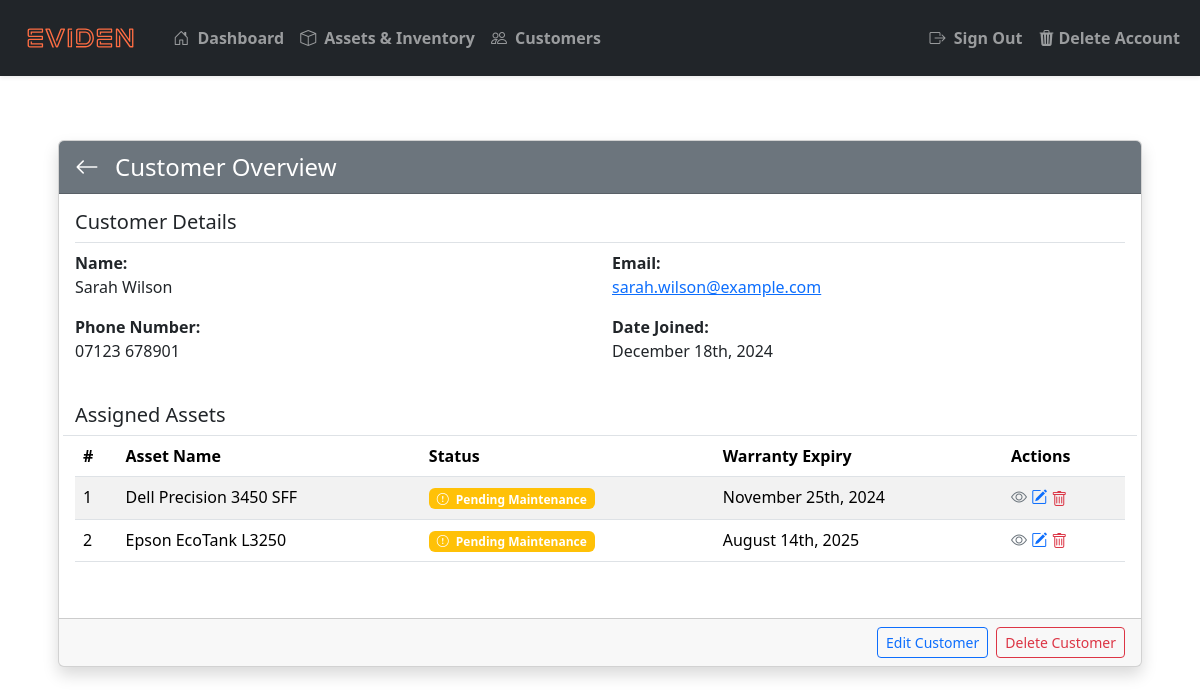
The app's page /customers/6/ (signed in) with its own data.
### inventory/models.py (models this page shows, shortened)
class Customer(models.Model):
    name = models.CharField(
        max_length=200,
        null=True,
        validators=[
            RegexValidator(
                regex=r'^(?=.*[a-zA-Z])(?=.*[a-zA-Z0-9]).+$',
                message="Name must contain at least one letter and cannot consist solely of special characters or numbers."
            )
        ]
    )
    phone_number = models.CharField(
        max_length=20,
        null=True,
        blank=True,  # Allows empty input in forms
        validators=[
            RegexValidator(
                regex=r'^\+?(\(\d{1,4}\)|\d{1,4})?[\s\-]?\d{1,4}[\s\-]?\d{1,4}[\s\-]?\d{1,4}$',
                message="Phone number must start with an optional '+' followed by digits, with optional spaces, parentheses, or hyphens."
            )
        ]
    )
    email = models.CharField(
        max_length=200,
        unique=True,  # Ensures email uniqueness
        null=True,
        validators=[
            EmailValidator(message="Enter a valid email address.")
        ]
    )
    date_joined = models.DateTimeField(auto_now_add=True)

class Asset(models.Model):
    class StatusChoices(models.TextChoices):
        ACTIVE = 'Active', 'Active'
        PENDING_MAINTENANCE = 'Pending Maintenance', 'Pending Maintenance'
        DECOMMISSIONED = 'Decommissioned', 'Decommissioned'
    name = models.CharField(
        max_length=200,
        null=True,
        validators=[
            RegexValidator(
                regex=r'^(?=.*[a-zA-Z])(?=.*[a-zA-Z0-9]).+$',
                message="Asset name must contain at least one letter and cannot consist solely of special characters or numbers."
            )
        ]
    )
    assigned_to = models.ForeignKey(Customer, on_delete=models.SET_NULL, null=True, blank=True, related_name="assignment")
    warranty_expiry = models.DateField(null=True, blank=True)
    status = models.CharField(
        max_length=20,
        choices=StatusChoices.choices,
        default=StatusChoices.ACTIVE,
        null=False
    )
    description = models.CharField(
        max_length=450,
        null=True,
        blank=True,
        validators=[
            MinLengthValidator(10, message="Description must be at least 10 characters, or left empty.")
        ]
    )
    date_assigned = models.DateTimeField(auto_now_add=True)
    last_updated = models.DateTimeField(auto_now=True)  # Automatically updated when the asset is saved

### inventory/views/customer_views.py (the view)
# urls.py: path('customers/<int:customer_id>/', customer_views.view_customer, name='view-customer'),
@login_required(login_url='login')
def view_customer(request, customer_id):
    customer = get_object_or_404(Customer, id=customer_id)
    assigned_assets = Asset.objects.filter(assigned_to=customer)
    form = CustomerForm(instance=customer)
    return render(request, 'inventory/customer/view-customer.html', {
        'customer': customer,
        'form': form,
        'assigned_assets': assigned_assets,  # Pass the assigned assets to the template
    })

### inventory/templates/inventory/customer/view-customer.html (shortened to what this page needs)
{% extends "inventory/base.html" %}
{% block content %}
<div class="container mt-5">
    <div class="card shadow">
        <div class="card-header bg-secondary text-white d-flex align-items-center">
            <a class="text-white me-3"href="{% if request.GET.next %}{{ request.GET.next }}{% else %}{% url 'view-customers' %}{% endif %}" style="font-size: 1.5rem; font-weight: bold;">
                <i class="bi bi-arrow-left"></i>
            </a>
            <h4 class="mb-0">Customer Overview</h4>
        </div>
        <div class="card-body">
            <div class="row mb-4">
                <div class="col-12">
                    <h5 class="border-bottom pb-2">Customer Details</h5>
                </div>
                <div class="col-md-6">
                    <strong>Name:</strong>
                    <p>{{ customer.name }}</p>
                </div>
                <div class="col-md-6">
                    <strong>Email:</strong>
                    <p>
                        <a href="mailto:{{ customer.email }}">{{ customer.email }}</a>
                    </p>
                </div>
                <div class="col-md-6">
                    <strong>Phone Number:</strong>
                    <p>{{ customer.phone_number|default:"No phone number provided" }}</p>
                </div>
                <div class="col-md-6">
                    <strong>Date Joined:</strong>
                    <p>{{ customer.date_joined|date:"F jS, Y" }}</p>
                </div>
            </div>
            <div class="row mb-4">
                <div class="col-12 d-flex justify-content-between align-items-center border-bottom">
                    <h5 class="pb-2 mb-0">Assigned Assets</h5>
                </div>
                {% if customer.assignment.exists %}
                <div class="col-12 table-responsive">
                    <table class="table table-striped">
                        <thead>
                            <tr>
                                <th>#</th>
                                <th>Asset Name</th>
                                <th>Status</th>
                                <th>Warranty Expiry</th>
                                <th>Actions</th>
                            </tr>
                        </thead>
                        <tbody>
                            {% for asset in customer.assignment.all %}
                            <tr>
                                <td>{{ forloop.counter }}</td>
                                <td>{{ asset.name }}</td>
                                <td>
                                    <span class="badge {% if asset.status == 'Active' %}bg-success{% elif asset.status == 'Pending Maintenance' %}bg-warning{% else %}bg-danger{% endif %}">
                                        <i class="pe-1 bi {% if asset.status == 'Active' %}bi-check-circle{% elif asset.status == 'Pending Maintenance' %}bi-exclamation-circle{% else %}bi-x-circle{% endif %}"></i>
                                        {{ asset.status }}
                                    </span>
                                </td>
                                <td>
                                    {% if asset.warranty_expiry %}
                                    {{ asset.warranty_expiry|date:"F jS, Y" }}
                                    {% else %}
                                    <span class="text-muted">No warranty information</span>
                                    {% endif %}
                                </td>
                                <td>
                                    <a href="{% url 'view-asset' asset.id %}?next={{ request.path }}"><i class="bi bi-eye text-secondary" style="cursor: pointer;"></i></a>
                                    <a href="{% url 'update-asset' asset.id %}?next={{ request.path }}"><i class="bi bi-pencil-square text-primary" style="cursor: pointer;"></i></a>
                                    {% if user.is_staff %}
                                    <form method="POST" action="{% url 'delete-asset' asset.id %}?next={{ request.path }}" onsubmit="showConfirmation(event)" style="display: inline;">
                                        <button type="submit" class="btn btn-link p-0 m-0 text-danger border-0">
                                            <i class="bi bi-trash"></i>
                                        </button>
                                    </form>
                                    {% endif %}
                                </td>
                            </tr>
                            {% endfor %}
                        </tbody>
                    </table>
                </div>
                {% else %}
                <div class="col-12">
                    <p class="ps-1 text-muted">No assets assigned to this customer.</p>
                </div>
                {% endif %}
            </div>
        </div>
        <div class="card-footer d-flex justify-content-end gap-2">
            <a href="{% url 'update-customer' customer.id %}" class="btn btn-outline-primary btn-sm">Edit Customer</a>
            {% if user.is_staff %}
            <form method="POST" action="{% url 'delete-customer' customer.id %}" onsubmit="showConfirmation(event)">
                <button type="submit" class="btn btn-outline-danger btn-sm">Delete Customer</button>
            </form>
            {% endif %}
        </div>
    </div>
</div>
{% endblock %}

### static/css/styles.css (style rules this page uses)
:root { --brand-color: #FF6D43; }

### records on screen
Customer: name "Sarah Wilson", email "sarah.wilson@example.com", phone_number "07123 678901", date_joined "December 18th, 2024"
Asset: name "Dell Precision 3450 SFF", status "Pending Maintenance", warranty_expiry "November 25th, 2024"
Asset: name "Epson EcoTank L3250", status "Pending Maintenance", warranty_expiry "August 14th, 2025"
